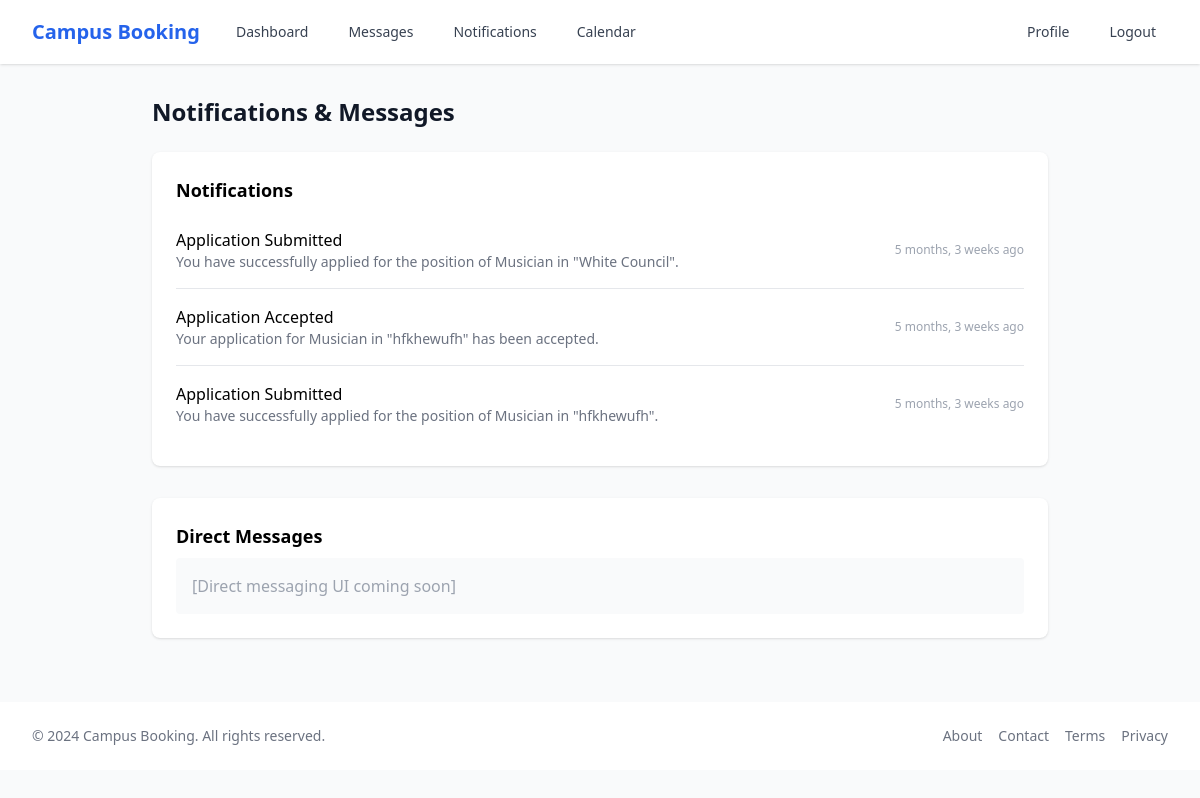
The app's page /accounts/notifications/ (signed in) with its own data.
### accounts/models.py (models this page shows, shortened)
class Notification(models.Model):
    NOTIFICATION_TYPES = (
        ('message', 'New Message'),
        ('application', 'Application Update'),
        ('event', 'Event Update'),
        ('system', 'System Notification'),
    )
    user = models.ForeignKey(User, on_delete=models.CASCADE, related_name='notifications')
    notification_type = models.CharField(max_length=20, choices=NOTIFICATION_TYPES)
    title = models.CharField(max_length=255)
    message = models.TextField()
    is_read = models.BooleanField(default=False)
    created_at = models.DateTimeField(auto_now_add=True)
    link = models.CharField(max_length=255, blank=True)
    class Meta:
        ordering = ['-created_at']

### accounts/views.py (the view, shortened to what this page needs)
# urls.py: path('notifications/', views.notifications_view, name='notifications'),
@login_required
def notifications_view(request):
    notifications = request.user.notifications.all()
    request.user.notifications.filter(is_read=False).update(is_read=True)
    return render(request, 'accounts/notifications.html', {
        'notifications': notifications
    })

### accounts/context_processors.py (called while the page is built)
def notification_processor(request):
    notification_count = 0
    if request.user.is_authenticated:
        notification_count = request.user.notifications.filter(is_read=False).count()
    return {
        'notification_count': notification_count
    }

### accounts/templates/accounts/notifications.html (shortened to what this page needs)
{% extends "base.html" %}
{% block content %}
<div class="max-w-4xl mx-auto py-8">
    <h1 class="text-2xl font-bold mb-6 text-gray-900">Notifications & Messages</h1>
    <div class="bg-white rounded-lg shadow p-6 mb-8">
        <h2 class="text-lg font-semibold mb-2">Notifications</h2>
        <ul class="divide-y divide-gray-200">
            {% for notification in notifications %}
            <li class="py-4 flex items-center justify-between">
                <div>
                    <span class="font-medium">{{ notification.title }}</span>
                    <p class="text-sm text-gray-500">{{ notification.message }}</p>
                </div>
                <span class="text-xs text-gray-400">{{ notification.created_at|timesince }} ago</span>
            </li>
            {% empty %}
            <li class="py-4 text-gray-400">No notifications yet.</li>
            {% endfor %}
        </ul>
    </div>
    <div class="bg-white rounded-lg shadow p-6">
        <h2 class="text-lg font-semibold mb-2">Direct Messages</h2>
        <div class="bg-gray-50 rounded p-4">
            <span class="text-gray-400">[Direct messaging UI coming soon]</span>
        </div>
    </div>
</div>
{% endblock %}

### templates/base.html (style rules this page uses)
:root { color-scheme: light; }
body { @apply bg-gray-50 text-gray-900; }
.bg-white { @apply bg-white; }
.shadow { @apply shadow-gray-200; }

### records on screen
Notification: title "Application Submitted", message "You have successfully applied for the position of Musician in \"White Council\".", created_at "5 months, 3 weeks"
Notification: title "Application Accepted", message "Your application for Musician in \"hfkhewufh\" has been accepted.", created_at "5 months, 3 weeks"
Notification: title "Application Submitted", message "You have successfully applied for the position of Musician in \"hfkhewufh\".", created_at "5 months, 3 weeks"
